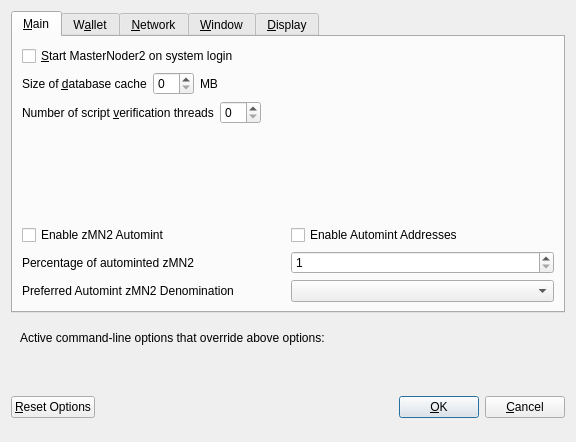
<?xml version="1.0" encoding="UTF-8"?>
<ui version="4.0">
 <class>OptionsDialog</class>
 <widget class="QDialog" name="OptionsDialog">
  <property name="geometry">
   <rect>
    <x>0</x>
    <y>0</y>
    <width>576</width>
    <height>442</height>
   </rect>
  </property>
  <property name="windowTitle">
   <string>Options</string>
  </property>
  <property name="modal">
   <bool>true</bool>
  </property>
  <layout class="QVBoxLayout" name="verticalLayout">
   <item>
    <widget class="QTabWidget" name="tabWidget">
     <property name="currentIndex">
      <number>0</number>
     </property>
     <widget class="QWidget" name="tabMain">
      <attribute name="title">
       <string>&amp;Main</string>
      </attribute>
      <layout class="QVBoxLayout" name="verticalLayout_Main">
       <item>
        <widget class="QCheckBox" name="bitcoinAtStartup">
         <property name="toolTip">
          <string>Automatically start MasterNoder2 after logging in to the system.</string>
         </property>
         <property name="text">
          <string>&amp;Start MasterNoder2 on system login</string>
         </property>
        </widget>
       </item>
       <item>
        <layout class="QHBoxLayout" name="horizontalLayout_2_Main">
         <item>
          <widget class="QLabel" name="databaseCacheLabel">
           <property name="text">
            <string>Size of &amp;database cache</string>
           </property>
           <property name="textFormat">
            <enum>Qt::PlainText</enum>
           </property>
           <property name="buddy">
            <cstring>databaseCache</cstring>
           </property>
          </widget>
         </item>
         <item>
          <widget class="QSpinBox" name="databaseCache"/>
         </item>
         <item>
          <widget class="QLabel" name="databaseCacheUnitLabel">
           <property name="text">
            <string>MB</string>
           </property>
           <property name="textFormat">
            <enum>Qt::PlainText</enum>
           </property>
          </widget>
         </item>
         <item>
          <spacer name="horizontalSpacer_2_Main">
           <property name="orientation">
            <enum>Qt::Horizontal</enum>
           </property>
           <property name="sizeHint" stdset="0">
            <size>
             <width>40</width>
             <height>20</height>
            </size>
           </property>
          </spacer>
         </item>
        </layout>
       </item>
       <item>
        <layout class="QHBoxLayout" name="horizontalLayout_3_Main">
         <item>
          <widget class="QLabel" name="threadsScriptVerifLabel">
           <property name="text">
            <string>Number of script &amp;verification threads</string>
           </property>
           <property name="textFormat">
            <enum>Qt::PlainText</enum>
           </property>
           <property name="buddy">
            <cstring>threadsScriptVerif</cstring>
           </property>
          </widget>
         </item>
         <item>
          <widget class="QSpinBox" name="threadsScriptVerif">
           <property name="toolTip">
            <string>(0 = auto, &lt;0 = leave that many cores free)</string>
           </property>
          </widget>
         </item>
         <item>
          <spacer name="horizontalSpacer_3_Main">
           <property name="orientation">
            <enum>Qt::Horizontal</enum>
           </property>
           <property name="sizeHint" stdset="0">
            <size>
             <width>40</width>
             <height>20</height>
            </size>
           </property>
          </spacer>
         </item>
        </layout>
       </item>
       <item>
        <spacer name="verticalSpacer_2">
         <property name="orientation">
          <enum>Qt::Vertical</enum>
         </property>
         <property name="sizeHint" stdset="0">
          <size>
           <width>20</width>
           <height>40</height>
          </size>
         </property>
        </spacer>
       </item>
       <item>
        <widget class="QWidget" name="verticalZmn2OptionsWidget" native="true">
         <layout class="QVBoxLayout" name="verticalZmn2OptionsLayout">
          <property name="margin">
           <number>0</number>
          </property>
          <item>
           <layout class="QHBoxLayout" name="horizontalAutomintingLayout">
            <item>
             <widget class="QCheckBox" name="checkBoxZeromintEnable">
              <property name="toolTip">
               <string>Enable automatic minting of MN2 units to zMN2</string>
              </property>
              <property name="layoutDirection">
               <enum>Qt::LeftToRight</enum>
              </property>
              <property name="text">
               <string>Enable zMN2 Automint</string>
              </property>
             </widget>
            </item>
            <item>
             <widget class="QCheckBox" name="checkBoxZeromintAddresses">
              <property name="toolTip">
               <string>Enable automatic zMN2 minting from specific addresses</string>
              </property>
              <property name="layoutDirection">
               <enum>Qt::LeftToRight</enum>
              </property>
              <property name="text">
               <string>Enable Automint Addresses</string>
              </property>
             </widget>
            </item>
           </layout>
          </item>
          <item>
           <layout class="QHBoxLayout" name="horizontalZmintPercentageLayout">
            <item>
             <widget class="QLabel" name="percentage_label">
              <property name="toolTip">
               <string>Percentage of incoming MN2 which get automatically converted to zMN2 via Zerocoin Protocol (min: 10%)</string>
              </property>
              <property name="text">
               <string>Percentage of autominted zMN2</string>
              </property>
             </widget>
            </item>
            <item>
             <widget class="QSpinBox" name="zeromintPercentage">
              <property name="minimum">
               <number>1</number>
              </property>
              <property name="maximum">
               <number>100</number>
              </property>
             </widget>
            </item>
           </layout>
          </item>
          <item>
           <layout class="QHBoxLayout" name="horizontalLayout" stretch="0,0">
            <property name="sizeConstraint">
             <enum>QLayout::SetFixedSize</enum>
            </property>
            <item>
             <widget class="QLabel" name="labelPreferredDenom">
              <property name="maximumSize">
               <size>
                <width>16777215</width>
                <height>16777215</height>
               </size>
              </property>
              <property name="toolTip">
               <string>Wait with automatic conversion to Zerocoin until enough MN2 for this denomination is available</string>
              </property>
              <property name="text">
               <string>Preferred Automint zMN2 Denomination</string>
              </property>
             </widget>
            </item>
            <item>
             <widget class="QComboBox" name="preferredDenom">
              <property name="maximumSize">
               <size>
                <width>16777215</width>
                <height>27</height>
               </size>
              </property>
              <property name="toolTip">
               <string>Wait with automatic conversion to Zerocoin until enough MN2 for this denomination is available</string>
              </property>
              <property name="maxVisibleItems">
               <number>9</number>
              </property>
              <property name="maxCount">
               <number>9</number>
              </property>
             </widget>
            </item>
           </layout>
          </item>
         </layout>
        </widget>
       </item>
      </layout>
     </widget>
     <widget class="QWidget" name="tabWallet">
      <attribute name="title">
       <string>W&amp;allet</string>
      </attribute>
      <layout class="QVBoxLayout" name="verticalLayout_Wallet">
       <item>
        <layout class="QHBoxLayout" name="horizontalLayout_2_Wallet">
         <item>
          <widget class="QLabel" name="labelStakeSplitThresholdText">
           <property name="text">
            <string>Stake split threshold:</string>
           </property>
          </widget>
         </item>
         <item>
          <widget class="QSpinBox" name="spinBoxStakeSplitThreshold">
           <property name="minimum">
            <number>1</number>
           </property>
           <property name="maximum">
            <number>999999</number>
           </property>
          </widget>
         </item>
        </layout>
       </item>
       <item>
        <widget class="QGroupBox" name="groupBox">
         <property name="title">
          <string>Expert</string>
         </property>
         <layout class="QVBoxLayout" name="verticalLayout_2">
          <item>
           <widget class="QCheckBox" name="coinControlFeatures">
            <property name="toolTip">
             <string>Whether to show coin control features or not.</string>
            </property>
            <property name="text">
             <string>Enable coin &amp;control features</string>
            </property>
           </widget>
          </item>
          <item>
           <widget class="QCheckBox" name="showMasternodesTab">
            <property name="toolTip">
             <string>Show additional tab listing all your masternodes in first sub-tab&lt;br/&gt;and all masternodes on the network in second sub-tab.</string>
            </property>
            <property name="text">
             <string>Show Masternodes Tab</string>
            </property>
           </widget>
          </item>
          <item>
           <widget class="QCheckBox" name="spendZeroConfChange">
            <property name="toolTip">
             <string>If you disable the spending of unconfirmed change, the change from a transaction&lt;br/&gt;cannot be used until that transaction has at least one confirmation.&lt;br/&gt;This also affects how your balance is computed.</string>
            </property>
            <property name="text">
             <string>&amp;Spend unconfirmed change</string>
            </property>
           </widget>
          </item>
         </layout>
        </widget>
       </item>
       <item>
        <spacer name="verticalSpacer_Wallet">
         <property name="orientation">
          <enum>Qt::Vertical</enum>
         </property>
         <property name="sizeHint" stdset="0">
          <size>
           <width>20</width>
           <height>40</height>
          </size>
         </property>
        </spacer>
       </item>
      </layout>
     </widget>
     <widget class="QWidget" name="tabNetwork">
      <attribute name="title">
       <string>&amp;Network</string>
      </attribute>
      <layout class="QVBoxLayout" name="verticalLayout_Network">
       <item>
        <widget class="QCheckBox" name="mapPortUpnp">
         <property name="toolTip">
          <string>Automatically open the MasterNoder2 client port on the router. This only works when your router supports UPnP and it is enabled.</string>
         </property>
         <property name="text">
          <string>Map port using &amp;UPnP</string>
         </property>
        </widget>
       </item>
       <item>
        <widget class="QCheckBox" name="allowIncoming">
         <property name="toolTip">
          <string>Accept connections from outside</string>
         </property>
         <property name="text">
          <string>Allow incoming connections</string>
         </property>
        </widget>
       </item>
       <item>
        <widget class="QCheckBox" name="connectSocks">
         <property name="toolTip">
          <string>Connect to the MasterNoder2 network through a SOCKS5 proxy.</string>
         </property>
         <property name="text">
          <string>&amp;Connect through SOCKS5 proxy (default proxy):</string>
         </property>
        </widget>
       </item>
       <item>
        <layout class="QHBoxLayout" name="horizontalLayout_1_Network">
         <item>
          <widget class="QLabel" name="proxyIpLabel">
           <property name="text">
            <string>Proxy &amp;IP:</string>
           </property>
           <property name="textFormat">
            <enum>Qt::PlainText</enum>
           </property>
           <property name="buddy">
            <cstring>proxyIp</cstring>
           </property>
          </widget>
         </item>
         <item>
          <widget class="QValidatedLineEdit" name="proxyIp">
           <property name="minimumSize">
            <size>
             <width>140</width>
             <height>0</height>
            </size>
           </property>
           <property name="maximumSize">
            <size>
             <width>140</width>
             <height>16777215</height>
            </size>
           </property>
           <property name="toolTip">
            <string>IP address of the proxy (e.g. IPv4: 127.0.0.1 / IPv6: ::1)</string>
           </property>
          </widget>
         </item>
         <item>
          <widget class="QLabel" name="proxyPortLabel">
           <property name="text">
            <string>&amp;Port:</string>
           </property>
           <property name="textFormat">
            <enum>Qt::PlainText</enum>
           </property>
           <property name="buddy">
            <cstring>proxyPort</cstring>
           </property>
          </widget>
         </item>
         <item>
          <widget class="QLineEdit" name="proxyPort">
           <property name="minimumSize">
            <size>
             <width>55</width>
             <height>0</height>
            </size>
           </property>
           <property name="maximumSize">
            <size>
             <width>55</width>
             <height>16777215</height>
            </size>
           </property>
           <property name="toolTip">
            <string>Port of the proxy (e.g. 9050)</string>
           </property>
          </widget>
         </item>
         <item>
          <spacer name="horizontalSpacer_1_Network">
           <property name="orientation">
            <enum>Qt::Horizontal</enum>
           </property>
           <property name="sizeHint" stdset="0">
            <size>
             <width>40</width>
             <height>20</height>
            </size>
           </property>
          </spacer>
         </item>
        </layout>
       </item>
       <item>
        <spacer name="verticalSpacer_Network">
         <property name="orientation">
          <enum>Qt::Vertical</enum>
         </property>
         <property name="sizeHint" stdset="0">
          <size>
           <width>20</width>
           <height>40</height>
          </size>
         </property>
        </spacer>
       </item>
      </layout>
     </widget>
     <widget class="QWidget" name="tabWindow">
      <attribute name="title">
       <string>&amp;Window</string>
      </attribute>
      <layout class="QVBoxLayout" name="verticalLayout_Window">
       <item>
        <widget class="QCheckBox" name="minimizeToTray">
         <property name="toolTip">
          <string>Show only a tray icon after minimizing the window.</string>
         </property>
         <property name="text">
          <string>&amp;Minimize to the tray instead of the taskbar</string>
         </property>
        </widget>
       </item>
       <item>
        <widget class="QCheckBox" name="minimizeOnClose">
         <property name="toolTip">
          <string>Minimize instead of exit the application when the window is closed. When this option is enabled, the application will be closed only after selecting Quit in the menu.</string>
         </property>
         <property name="text">
          <string>M&amp;inimize on close</string>
         </property>
        </widget>
       </item>
       <item>
        <spacer name="verticalSpacer_Window">
         <property name="orientation">
          <enum>Qt::Vertical</enum>
         </property>
         <property name="sizeHint" stdset="0">
          <size>
           <width>20</width>
           <height>40</height>
          </size>
         </property>
        </spacer>
       </item>
      </layout>
     </widget>
     <widget class="QWidget" name="tabDisplay">
      <attribute name="title">
       <string>&amp;Display</string>
      </attribute>
      <layout class="QVBoxLayout" name="verticalLayout_Display">
       <item>
        <layout class="QHBoxLayout" name="horizontalLayout_1_Display">
         <item>
          <widget class="QLabel" name="langLabel">
           <property name="text">
            <string>User Interface &amp;language:</string>
           </property>
           <property name="textFormat">
            <enum>Qt::PlainText</enum>
           </property>
           <property name="buddy">
            <cstring>lang</cstring>
           </property>
          </widget>
         </item>
         <item>
          <widget class="QValueComboBox" name="lang">
           <property name="toolTip">
            <string>The user interface language can be set here. This setting will take effect after restarting MasterNoder2.</string>
           </property>
          </widget>
         </item>
        </layout>
       </item>
       <item>
        <widget class="QLabel" name="label_3">
         <property name="toolTip">
          <string notr="true"/>
         </property>
         <property name="statusTip">
          <string notr="true"/>
         </property>
         <property name="whatsThis">
          <string notr="true"/>
         </property>
         <property name="accessibleName">
          <string notr="true"/>
         </property>
         <property name="text">
          <string>Language missing or translation incomplete? Help contributing translations here:
https://www.transifex.com/masternoder2-project/masternoder2-project-translations</string>
         </property>
         <property name="wordWrap">
          <bool>true</bool>
         </property>
         <property name="openExternalLinks">
          <bool>true</bool>
         </property>
         <property name="textInteractionFlags">
          <set>Qt::TextBrowserInteraction</set>
         </property>
        </widget>
       </item>
       <item>
        <layout class="QHBoxLayout" name="horizontalLayout_2_Display" stretch="0,0">
         <item>
          <widget class="QLabel" name="themeLabel">
           <property name="text">
            <string>User Interface Theme:</string>
           </property>
          </widget>
         </item>
         <item>
          <widget class="QValueComboBox" name="theme"/>
         </item>
        </layout>
       </item>
       <item>
        <widget class="QWidget" name="verticalZmn2DisplayWidget" native="true">
         <layout class="QVBoxLayout" name="verticalZmn2DisplayLayout">
          <property name="margin">
           <number>0</number>
          </property>
          <item>
           <widget class="Line" name="line">
            <property name="orientation">
             <enum>Qt::Horizontal</enum>
            </property>
           </widget>
          </item>
          <item>
           <layout class="QHBoxLayout" name="horizontalLayout_3_Display">
            <item>
             <widget class="QLabel" name="unitLabel">
              <property name="text">
               <string>Unit to show amounts in:</string>
              </property>
              <property name="textFormat">
               <enum>Qt::PlainText</enum>
              </property>
             </widget>
            </item>
            <item>
             <widget class="QValueComboBox" name="unit">
              <property name="toolTip">
               <string>Choose the default subdivision unit to show in the interface and when sending coins.</string>
              </property>
             </widget>
            </item>
           </layout>
          </item>
          <item>
           <layout class="QHBoxLayout" name="horizontalLayout_4_Display">
            <item>
             <widget class="QLabel" name="digitsLabel">
              <property name="text">
               <string>Decimal digits</string>
              </property>
             </widget>
            </item>
            <item>
             <widget class="QValueComboBox" name="digits"/>
            </item>
           </layout>
          </item>
          <item>
           <layout class="QHBoxLayout" name="horizontalLayout_5_Display">
            <item>
             <widget class="QCheckBox" name="checkBoxHideZeroBalances">
              <property name="toolTip">
               <string>Hide empty balances</string>
              </property>
              <property name="layoutDirection">
               <enum>Qt::LeftToRight</enum>
              </property>
              <property name="text">
               <string>Hide empty balances</string>
              </property>
             </widget>
            </item>
            <item>
             <widget class="QCheckBox" name="checkBoxHideOrphans">
              <property name="toolTip">
               <string>Hide orphan stakes in transaction lists</string>
              </property>
              <property name="text">
               <string>Hide orphan stakes</string>
              </property>
             </widget>
            </item>
            <item>
             <spacer name="horizontalSpacer">
              <property name="orientation">
               <enum>Qt::Horizontal</enum>
              </property>
              <property name="sizeHint" stdset="0">
               <size>
                <width>40</width>
                <height>20</height>
               </size>
              </property>
             </spacer>
            </item>
           </layout>
          </item>
          <item>
           <layout class="QHBoxLayout" name="horizontalLayout_6_Display">
            <item>
             <widget class="QLabel" name="thirdPartyTxUrlsLabel">
              <property name="toolTip">
               <string>Third party URLs (e.g. a block explorer) that appear in the transactions tab as context menu items. %s in the URL is replaced by transaction hash. Multiple URLs are separated by vertical bar |.</string>
              </property>
              <property name="text">
               <string>Third party transaction URLs</string>
              </property>
             </widget>
            </item>
            <item>
             <widget class="QLineEdit" name="thirdPartyTxUrls">
              <property name="toolTip">
               <string>Third party URLs (e.g. a block explorer) that appear in the transactions tab as context menu items. %s in the URL is replaced by transaction hash. Multiple URLs are separated by vertical bar |.</string>
              </property>
             </widget>
            </item>
           </layout>
          </item>
         </layout>
        </widget>
       </item>
       <item>
        <spacer name="verticalSpacer">
         <property name="orientation">
          <enum>Qt::Vertical</enum>
         </property>
         <property name="sizeHint" stdset="0">
          <size>
           <width>20</width>
           <height>40</height>
          </size>
         </property>
        </spacer>
       </item>
      </layout>
     </widget>
    </widget>
   </item>
   <item>
    <widget class="QFrame" name="frame">
     <layout class="QVBoxLayout" name="verticalLayout_Bottom">
      <item>
       <layout class="QHBoxLayout" name="horizontalLayout_Bottom">
        <item>
         <widget class="QLabel" name="overriddenByCommandLineInfoLabel">
          <property name="text">
           <string>Active command-line options that override above options:</string>
          </property>
          <property name="textFormat">
           <enum>Qt::PlainText</enum>
          </property>
         </widget>
        </item>
        <item>
         <spacer name="horizontalSpacer_Bottom">
          <property name="orientation">
           <enum>Qt::Horizontal</enum>
          </property>
          <property name="sizeHint" stdset="0">
           <size>
            <width>40</width>
            <height>20</height>
           </size>
          </property>
         </spacer>
        </item>
       </layout>
      </item>
      <item>
       <widget class="QLabel" name="overriddenByCommandLineLabel">
        <property name="text">
         <string/>
        </property>
        <property name="textFormat">
         <enum>Qt::PlainText</enum>
        </property>
        <property name="wordWrap">
         <bool>true</bool>
        </property>
       </widget>
      </item>
     </layout>
    </widget>
   </item>
   <item>
    <layout class="QHBoxLayout" name="horizontalLayout_Buttons">
     <item>
      <widget class="QPushButton" name="resetButton">
       <property name="toolTip">
        <string>Reset all client options to default.</string>
       </property>
       <property name="text">
        <string>&amp;Reset Options</string>
       </property>
       <property name="autoDefault">
        <bool>false</bool>
       </property>
      </widget>
     </item>
     <item>
      <spacer name="horizontalSpacer_1">
       <property name="orientation">
        <enum>Qt::Horizontal</enum>
       </property>
       <property name="sizeHint" stdset="0">
        <size>
         <width>40</width>
         <height>48</height>
        </size>
       </property>
      </spacer>
     </item>
     <item>
      <widget class="QLabel" name="statusLabel">
       <property name="minimumSize">
        <size>
         <width>200</width>
         <height>0</height>
        </size>
       </property>
       <property name="font">
        <font>
         <weight>75</weight>
         <bold>true</bold>
        </font>
       </property>
       <property name="text">
        <string/>
       </property>
       <property name="textFormat">
        <enum>Qt::PlainText</enum>
       </property>
       <property name="wordWrap">
        <bool>true</bool>
       </property>
      </widget>
     </item>
     <item>
      <spacer name="horizontalSpacer_2">
       <property name="orientation">
        <enum>Qt::Horizontal</enum>
       </property>
       <property name="sizeHint" stdset="0">
        <size>
         <width>40</width>
         <height>48</height>
        </size>
       </property>
      </spacer>
     </item>
     <item>
      <widget class="QPushButton" name="okButton">
       <property name="text">
        <string>&amp;OK</string>
       </property>
       <property name="autoDefault">
        <bool>false</bool>
       </property>
       <property name="default">
        <bool>true</bool>
       </property>
      </widget>
     </item>
     <item>
      <widget class="QPushButton" name="cancelButton">
       <property name="text">
        <string>&amp;Cancel</string>
       </property>
       <property name="autoDefault">
        <bool>false</bool>
       </property>
      </widget>
     </item>
    </layout>
   </item>
  </layout>
 </widget>
 <customwidgets>
  <customwidget>
   <class>QValidatedLineEdit</class>
   <extends>QLineEdit</extends>
   <header>qvalidatedlineedit.h</header>
  </customwidget>
  <customwidget>
   <class>QValueComboBox</class>
   <extends>QComboBox</extends>
   <header>qvaluecombobox.h</header>
  </customwidget>
 </customwidgets>
 <resources/>
 <connections/>
</ui>
